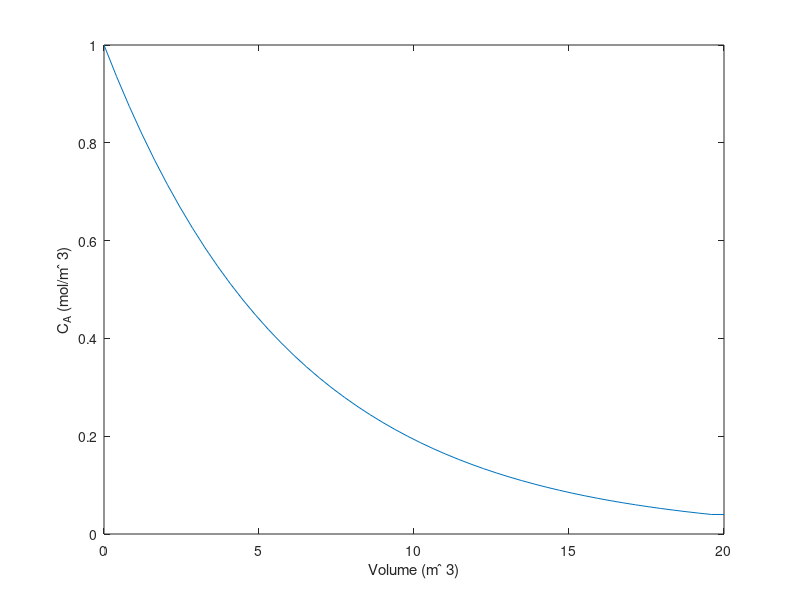
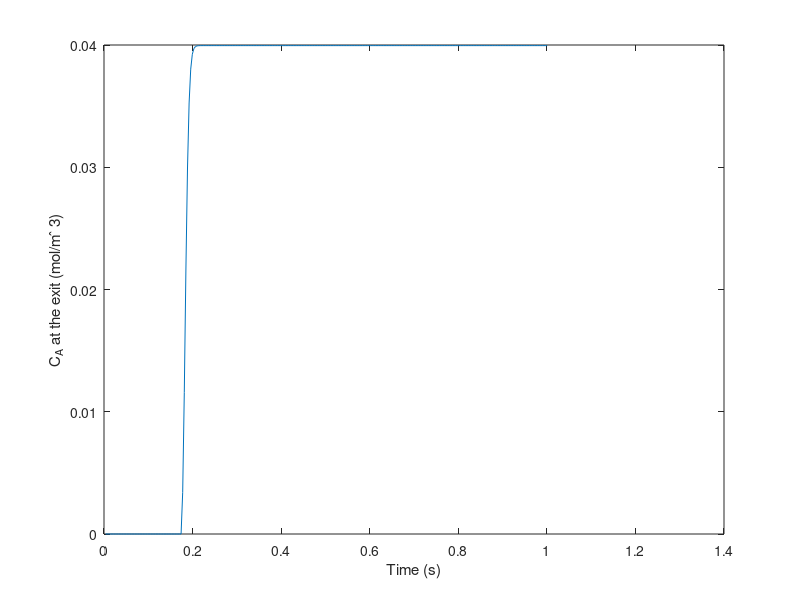

MATLAB code for these plots, in order:
%Problema_6_Reactores 
clear all
CA0=1; % Input concentration mol/m3
Qv0=100; % Volumetric flow rate m3/s
Vtotal=20; % m3 Total volume
k=17; % Reaction Kinetic constant , mol/m3⋅s
N=50; % Number of increment in x (position)
incV=Vtotal/(N-1); % Increment V
inct=0.95*incV/(Qv0+k*incV); % Must be lesser than defined in Eq 5.11.
V=0:incV:Vtotal; % Values of V that Will be used in the calculation
% Initial values:
tend=[];
CAend=[];
t=0;
CA=zeros(1,N);
CA(1)=CA0;
tfinal=1; % secs, Final time
A=1-k*inct-Qv0*inct/incV;
while t<tfinal
t=t+inct
CAn(1)=CA0; % Boundary condition for the first increment
CAn(N)=CA(N-1); % Boundary condition for the last increment.Eq. 5.13
for i=2:N-1
CAn(i)=A*CA(i)+(Qv0*inct/incV)*CA(i-1); % PDE given in Eq. 5.10
end
CA=CAn;
CAend=[CAend CA(end)]; % Saving the concentration at the exit
tend=[tend t]; % Saving the values of time used
plot(V,CA)
xlabel('Volume (m ̂ 3)')
ylabel('C_A (mol/m ̂ 3)')
drawnow
end
figure
plot(tend,CAend)
xlabel('Time (s)')
ylabel('C_A at the exit (mol/m ̂ 3)')